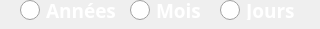
                    <widget class="QWidget" name="page_15">
                     <widget class="QRadioButton" name="graph_day">
                      <property name="geometry">
                       <rect>
                        <x>220</x>
                        <y>0</y>
                        <width>91</width>
                        <height>20</height>
                       </rect>
                      </property>
                      <property name="font">
                       <font>
                        <family>Bodoni MT</family>
                        <pointsize>14</pointsize>
                        <weight>75</weight>
                        <bold>true</bold>
                       </font>
                      </property>
                      <property name="styleSheet">
                       <string notr="true">QRadioButton{
color: rgb(255, 255, 255);}

QRadioButton:indicator{width : 20px;
height : 20px;}</string>
                      </property>
                      <property name="text">
                       <string>Jours</string>
                      </property>
                     </widget>
                     <widget class="QRadioButton" name="graph_month">
                      <property name="geometry">
                       <rect>
                        <x>130</x>
                        <y>0</y>
                        <width>91</width>
                        <height>20</height>
                       </rect>
                      </property>
                      <property name="font">
                       <font>
                        <family>Bodoni MT</family>
                        <pointsize>14</pointsize>
                        <weight>75</weight>
                        <bold>true</bold>
                       </font>
                      </property>
                      <property name="styleSheet">
                       <string notr="true">QRadioButton{
color: rgb(255, 255, 255);}

QRadioButton:indicator{width : 20px;
height : 20px;}</string>
                      </property>
                      <property name="text">
                       <string>Mois</string>
                      </property>
                     </widget>
                     <widget class="QRadioButton" name="graph_year">
                      <property name="geometry">
                       <rect>
                        <x>20</x>
                        <y>0</y>
                        <width>111</width>
                        <height>20</height>
                       </rect>
                      </property>
                      <property name="font">
                       <font>
                        <family>Bodoni MT</family>
                        <pointsize>14</pointsize>
                        <weight>75</weight>
                        <bold>true</bold>
                       </font>
                      </property>
                      <property name="styleSheet">
                       <string notr="true">QRadioButton{
color: rgb(255, 255, 255);}

QRadioButton:indicator{width : 20px;
height : 20px;}</string>
                      </property>
                      <property name="text">
                       <string>Années</string>
                      </property>
                     </widget>
                    </widget>
